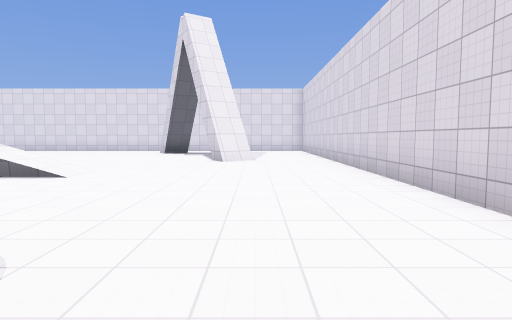
[1] (above)

15 first-person views from a walk through a level from a Godot 3-D game. The camera is 1.4 m above the floor, tilts 4° down and sees 75° across. The floor is counted in squares, 2 m on a side. Each view is taken from the middle of a square. On the plan, view 1 faces up. The plan holds only what a view shows up to about 10 squares ahead; the rest is blank. Characters and animated objects are not drawn. Surface patterns are stand-ins for the level's own textures.

[2]
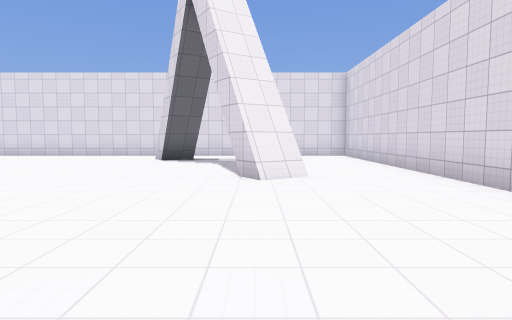

[3]
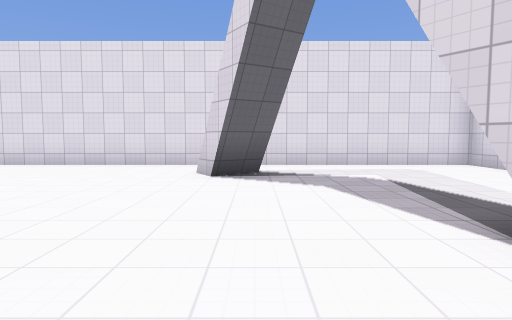

[4]
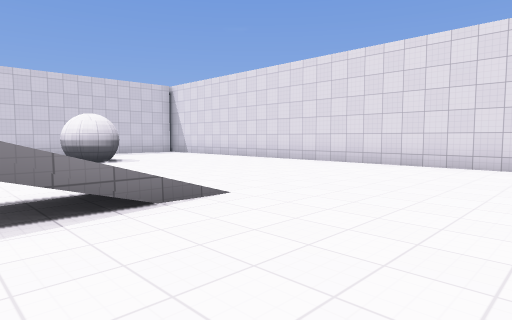

[5]
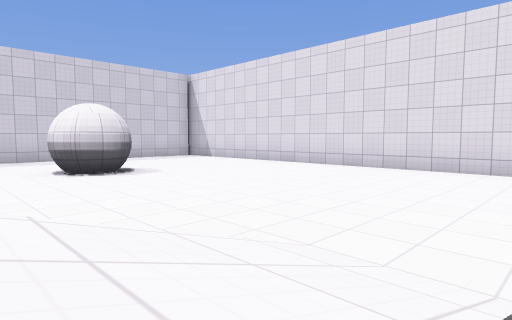

[6]
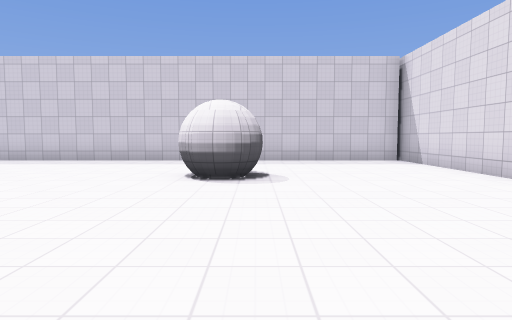

[7]
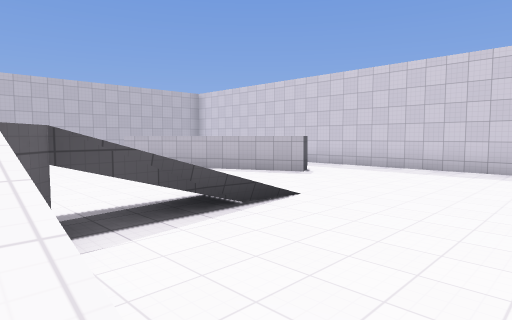

[8]
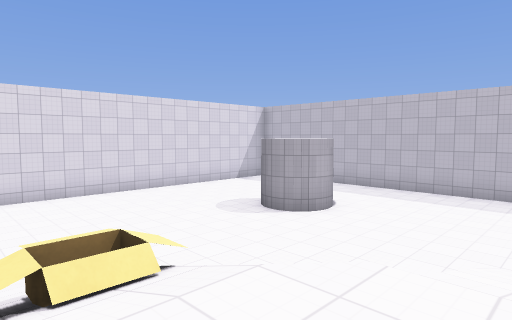

[9]
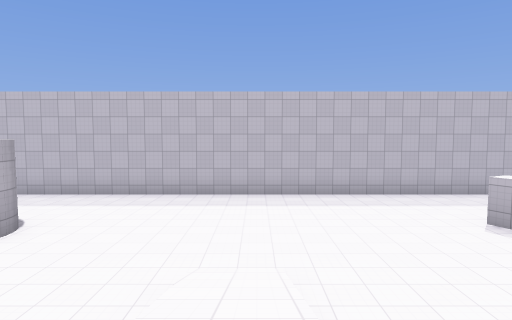

[10]
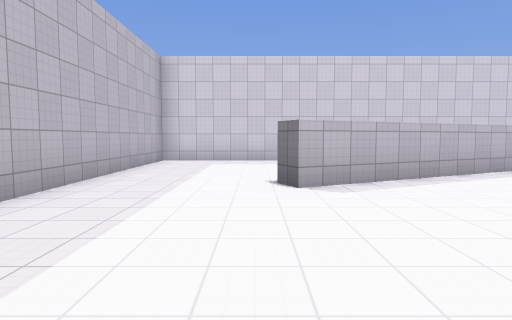

[11]
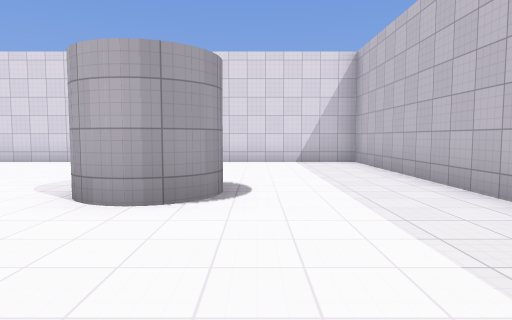

[12]
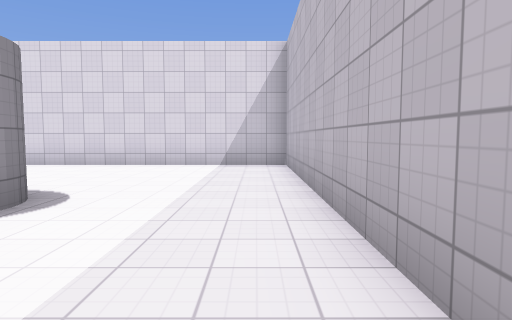

[13]
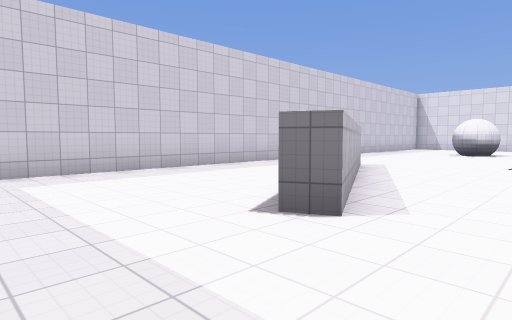

[14]
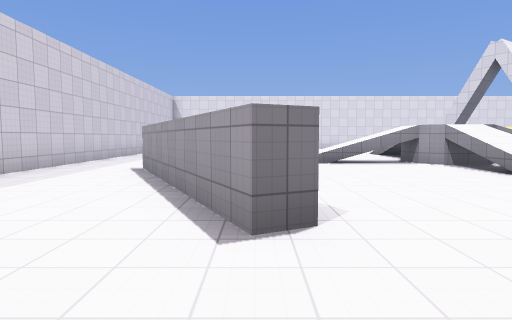

[15]
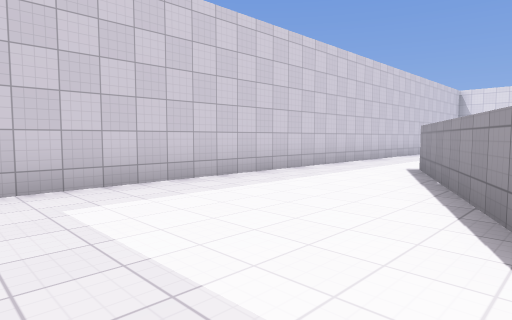

### Floor plan
Key: @ floor where view 1 was taken; # wall or solid block; . main floor; : floor 1 m higher than the main floor; + floor 2 m higher than the main floor; / step, stairs or slope.
Columns run from 18 left of view 1 to 3 right of it. Each row starts with its distance up from view 1.
 17 ######################
 16 #....................#
 15 #....................#
 14 #.............##.....#
 13 #....................#
 12 #...#................#
 11 #...#................#
 10 #.........//.....#...#
  9 #.........//.........#
  8 #.........//.........#
  7 #.....////+////......#
  6 #.....////++/:/......#
  5 #.........//  .......#
  4 #..##.....// ........#
  3 #...#.....//.........#
  2 #...##....//.........#
  1 #....#.........#.....#
  0 #....#.........##.@..#
 -1 #....................#
 -2 #....................#
 -3 #....................#
 -4 ######################

Positions as (right, up) in squares from view 1, and headings:
1: (0, 0), facing up
2: (-1, 4), facing up
3: (-3, 8), facing up
4: (-4, 8), facing up-left
5: (-7, 9), facing up-left
6: (-8, 12), facing left
7: (-8, 10), facing down-left
8: (-8, 7), facing down-right
9: (-8, 6), facing down
10: (-8, -1), facing left
11: (-7, -1), facing right
12: (-6, -3), facing right
13: (-11, -3), facing up-left
14: (-13, -3), facing up
15: (-13, -3), facing up-left
